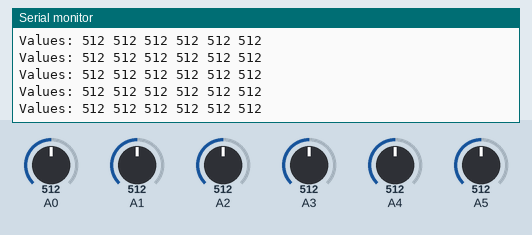
This sketch was run on a simulated Arduino Uno, built for the host (arithmetic inside an expression is 32-bit, double 64-bit). Parts: the last lines printed to the serial monitor. The inputs (shaded band) are chosen by the test bench; at power-on: A2 = 512, A0 = 512, A1 = 512, A3 = 512, A4 = 512, A5 = 512.

Above: at 1.2 s.
1.3 s: A2 set to 107
At 1.8 s:
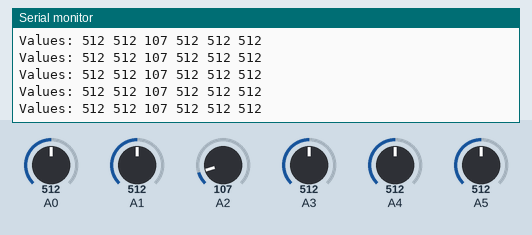
4.3 s: A2 set to 90
At 4.9 s:
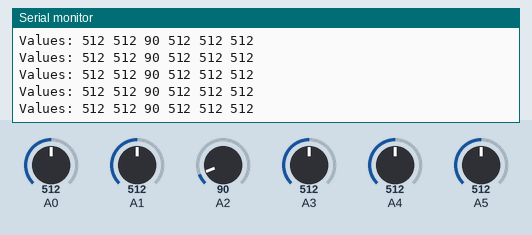
Timing chart, 0 to 7.2 s (numbered marks = the images above; inputs shaded):
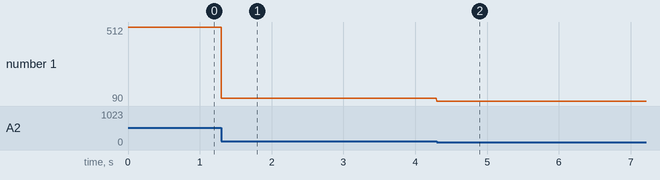

Measured:
- after the input at 1.3 s, the serial monitor: prints a new line at once (image 1)
- after the input at 4.3 s, the serial monitor: prints a new line at once (image 2)
- plotted number 1: 107 → 90 after the input at 1.3 s

The sketch:

SENSOR4.ino
```cpp
#define SerialPort Serial //schakelen bluetooth  en serial port
#define Baudrate 38400

const int sensor [] = {PA0, PA1, PA2, PA3, PA4, PA5, PA6, PA7}; //volgorde omdraaien indien links rechts is

void setup()
{
}
void loop()
  {
    SerialPort.print("Values: ");
    for (int i = 0; i < 6; i++)
    {

      SerialPort.print(analogRead(sensor[i]));
      SerialPort.print(" ");
    }
    SerialPort.println();

  }
```
